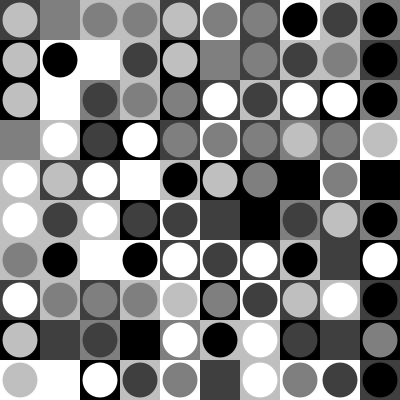
Frame 1 (no input)
Frame 60 (the mouse pressed at the canvas centre just before this capture): identical to frame 1, image omitted
Frame 120 (the mouse held since frame 60 and released just before this capture): identical to frame 1, image omitted

The Processing sketch that drew this single still picture (run headless with seeded random() and noise(); from frame 60 on, the mouse is pressed at the canvas centre):

// Processing sketch: vasarely
// ── vasarely.pde
color[] grays = {color(255), color(191), color(127), color(63), color(0)};
int elements = 10;

void setup(){
  size(400,400);
  smooth();
  background(0);
  noStroke();
  println("Setup");
  
  drawImage();
}

void draw(){
    
}

void mouseReleased() {
   drawImage();
}

void drawImage(){
 background(0);
  int size = width>height?width/elements:height/elements;

  for(int x = 0; x<elements; x++){
    for(int y = 0; y<elements; y++){
     fill(grays[int(random(0, grays.length))]);
     rect(x*size, y*size,  size, size);
     fill(grays[int(random(0, grays.length))]);
     circle(x*size+size/2, y*size+size/2, size-5);
    }
  } 
}
